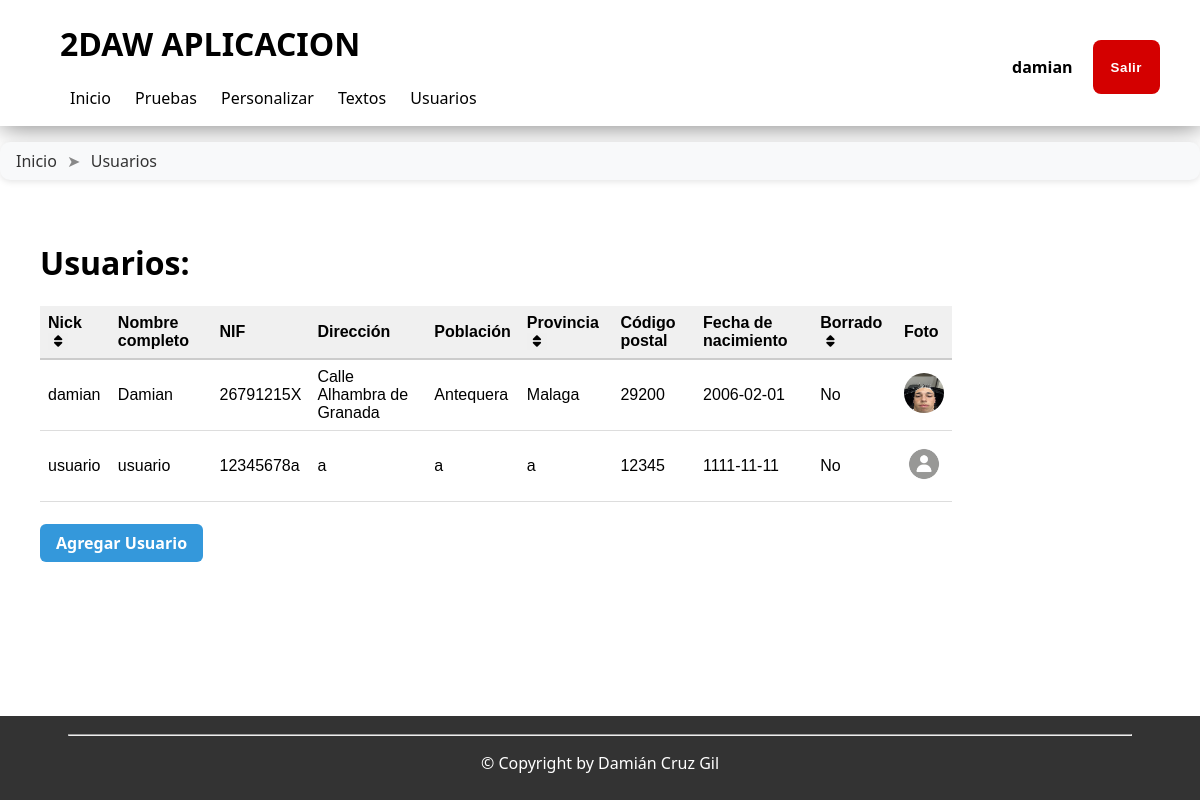
/aplicacion/usuarios/index.php (signed in), run on the app's committed database.
### tables this page shows
CREATE TABLE IF NOT EXISTS `usuarios` (
  `cod_usuario` int(11) NOT NULL AUTO_INCREMENT,
  `nick` varchar(50) NOT NULL,
  `nombre` varchar(50) NOT NULL,
  `nif` varchar(10) NOT NULL,
  `direccion` varchar(50) NOT NULL,
  `poblacion` varchar(30) NOT NULL,
  `provincia` varchar(30) NOT NULL,
  `CP` varchar(5) NOT NULL DEFAULT '00000',
  `fecha_nacimiento` date NOT NULL,
  `borrado` tinyint(1) NOT NULL DEFAULT 0,
  `foto` varchar(50) NOT NULL,
  PRIMARY KEY (`cod_usuario`),
  UNIQUE KEY `nick` (`nick`)
);

### cabecera.php (called while the page is built, shortened)
<?php
include_once(dirname(__FILE__) . "/aplicacion/config/acceso_bd.php");
$conexion = new mysqli($servidor, $usuario, $pass, $baseDatos);
$usuarios = $conexion->query("SELECT * FROM usuarios");
include(RUTABASE . "/aplicacion/templates/plantilla.php");

### aplicacion/usuarios/index.php (the view, shortened to what this page needs)
<?php
include_once(dirname(__FILE__) . "/../../cabecera.php");
cuerpo($usuarios);
function cuerpo($usuarios)
{
?>
    <h1>Usuarios:</h1>
    <table class="tabla">
        <tr>
            <th>Nick
                <form action="index.php" method="post" style="display: inline;">
                    <button class="ordenar" type="submit" name="nick">
                        <i class="fa-solid fa-sort"></i>
                    </button>
                </form>
            </th>
            <th>Nombre completo</th>
            <th>NIF</th>
            <th>Dirección</th>
            <th>Población</th>
            <th>Provincia
                <form action="index.php" method="post" style="display: inline;">
                    <button class="ordenar" type="submit" name="provincia">
                        <i class="fa-solid fa-sort"></i>
                    </button>
                </form>
            </th>
            <th>Código postal</th>
            <th>Fecha de nacimiento</th>
            <th>Borrado
                <form action="index.php" method="post" style="display: inline;">
                    <button class="ordenar" type="submit" name="borrado">
                        <i class="fa-solid fa-sort"></i>
                    </button>
                </form>
            </th>
            <th>Foto</th>
        </tr>
        <?php
        while ($fila = $usuarios->fetch_assoc()) {
            echo "<tr>";
            foreach ($fila as $key => $value) {
                if ($key != 'cod_usuario') {
                    if ($key === 'borrado') {
                        echo "<td>" . ($value ? 'Si' : 'No') . "</td>";
                    } else if ($key === 'foto') {
                        echo "<td><img src='/images/fotos/" . $value . "'></td>";
                    } else
                        echo "<td>$value</td>";
                } else
                    $codUsu = $value;
            }
            echo "</tr>";
        }
        ?>
    </table><br>
    <a class="boton" href="nuevoUsuario.php">Agregar Usuario</a>
<?php
}

### styles/base7.css (style rules this page uses)
html, body { height: 100%; margin: 0; }
body { background: lightgray; font-family: "Segoe UI", Tahoma, Geneva, Verdana, sans-serif; font-size: 16px; color: #333; display: flex; flex-direction: column; }
.tabla { border-collapse: collapse; width: 90%; font-family: Arial, sans-serif; }
.tabla th { background-color: #f0f0f0; font-weight: bold; text-align: left; padding: 8px; border-bottom: 2px solid #ccc; }
.tabla td { padding: 8px; border-bottom: 1px solid #ddd; }
.tabla img { width: 5vh; height: 5vh; padding: 0; }
.boton { display: inline-block; padding: 8px 16px; background: #3498db; color: white; text-decoration: none; border-radius: 6px; font-weight: bold; transition: 0.2s ease; border: 0; }
img { border-radius: 100%; }
.ordenar { border: none; display: inline; }

### data on the page
usuarios: nick "damian", nombre "Damian", nif "26791215X", direccion "Calle Alhambra de Granada", poblacion "Antequera", provincia "Malaga", CP "29200", fecha_nacimiento "2006-02-01", borrado "No", foto (picture)
usuarios: nick "usuario", nombre "usuario", nif "12345678a", direccion "a", poblacion "a", provincia "a", CP "12345", fecha_nacimiento "1111-11-11", borrado "No", foto (picture)

### other printed values
$cabecera "2DAW APLICACION"
$acceso->getNombre() "damian"
$elemento["TEXTO"] "Inicio"
$elemento["TEXTO"] "Usuarios"
